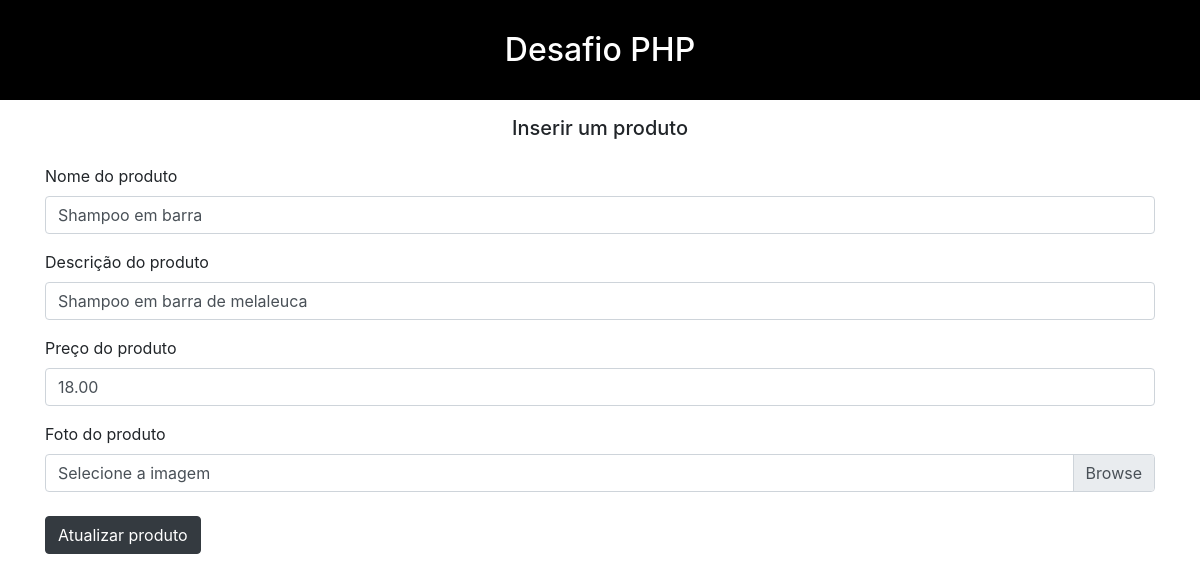
Page /editProduto.php?id=2 on the committed database.
### tables this page shows
create table produtos (
	id int auto_increment primary key not null,
    nome varchar(50) not null,
    descricao varchar(500),
    preco decimal(7,2),
    foto varchar(50) not null
);

### editProduto.php (the view, shortened to what this page needs)
<?php
    include './includes/dbc.php';
    include './includes/header.php';
    $id = $_GET['id'];
    $query = $dbc->prepare("SELECT
                                id,
                                nome,
                                descricao,
                                preco,
                                foto
                            FROM
                                produtos
                            WHERE id = :id;");
    $query->execute([':id' => $id]);
    $produtos = $query->fetchAll(PDO::FETCH_ASSOC)[0];
?>
<!DOCTYPE html>
<html lang="en">
<head>
    <link rel="stylesheet" href="https://stackpath.bootstrapcdn.com/bootstrap/4.3.1/css/bootstrap.min.css">
</head>
<body>
    <div class="container">
        <h5 class="mb-4 text-center">Inserir um produto</h5>
        <form method="POST" enctype="multipart/form-data">
            <div class="form-group">
                <label for="nome">Nome do produto</label>
                <input name="nome" class="form-control" type="text" value="<?= $produtos['nome'] ?>">
            </div>
            <div class="form-group">
                <label for="descricao">Descrição do produto</label>
                <input name="descricao" class="form-control" value="<?=$produtos['descricao']?>"></input>
            </div>
            <div class="form-group">
                <label for="preco">Preço do produto</label>
                <input name="preco" class="form-control" type="number" step="0.01" min="0" value="<?=$produtos['preco']?>">
            </div>
            <label>Foto do produto</label>
            <div class="custom-file">
                <label class="custom-file-label" for="foto">Selecione a imagem</label>
            </div>
            <input type="submit" class="btn btn-dark mt-4 mb-4" value="Atualizar produto">
        </form>
    </div>
</body>
</html>

### assets/css/style.css (style rules this page uses)
* { box-sizing: border-box; }
body { margin: 0; padding: 0; }

### rows in the picture
produtos: nome "Shampoo em barra", descricao "Shampoo em barra de melaleuca", preco "18.00"
